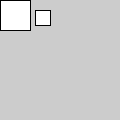
Frame 1 (no input)
Frame 60 (the mouse pressed at the canvas centre just before this capture): identical to frame 1, image omitted
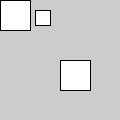
Frame 120 (the mouse held since frame 60 and released just before this capture)

The Processing sketch that drew these frames (run headless with seeded random() and noise(); from frame 60 on, the mouse is pressed at the canvas centre):

// Processing sketch: Scale
// ── Scale.pde
// void setup() {
//     size(120, 120);
// }

// void draw() {
//     translate(mouseX, mouseY);
//     scale(mouseX / 60.0);
//     rect(-15, -15, 30, 30);
// }

// void setup() {
//     size(120, 120);
// }

// void draw() {
//     translate(mouseX, mouseY);
//     float scalar = mouseX / 60.0;
//     scale(scalar);
//     strokeWeight(1.0 / scalar);
//     rect(-15, -15, 30, 30);
// }

void setup() {
    size(120, 120);
}

void draw() {
    pushMatrix();
    translate(mouseX, mouseY);
    rect(0, 0, 30, 30);
    popMatrix();
    translate(35, 10);
    rect(0, 0, 15, 15);
}
